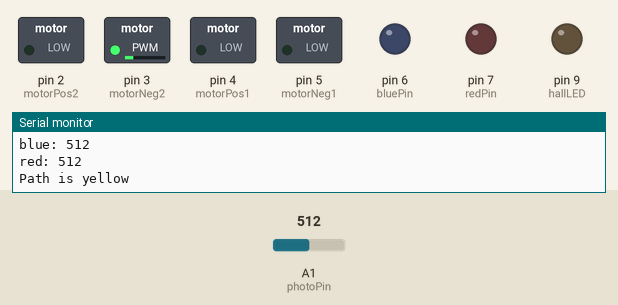
A sketch run on a simulated Arduino Uno, built with avr-gcc and run on an emulated ATmega328P. Shown: switched loads named in the sketch (green lamp = pin HIGH), output pins drawn as LEDs (lit = HIGH), the last lines printed to the serial monitor. Inputs (shaded band) come from the test bench; at power-on: A1 (photoPin) = 512.

Above: at 1.2 s.
1.3 s: A1 (photoPin) set to 90
At 3.1 s:
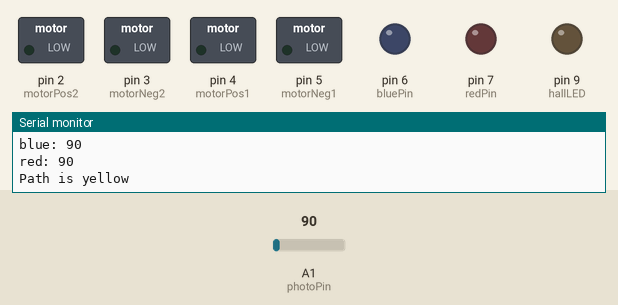
4.3 s: A1 (photoPin) set to 77
At 6.4 s:
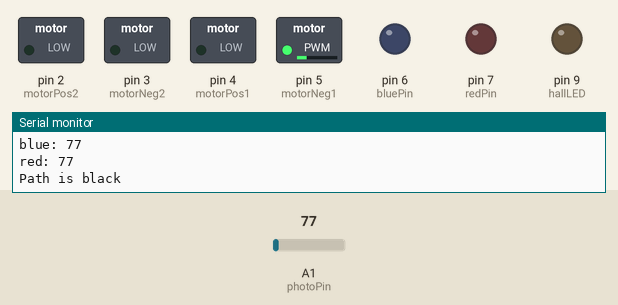
Timing chart, 0 to 13.3 s (numbered marks = the images above; inputs shaded):
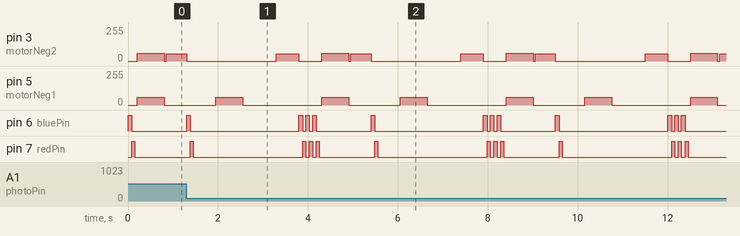

Measured:
- the behaviour switches between 86 and 85 on A1 (photoPin) (found by bisection; images 1 and 2)
- by itself, pin 3 (motorNeg2): repeats every 4.1 s: 0/255 0.05 s, 53/255 0.45 s, 0/255 2.0 s, 53/255 0.50 s, 0/255 0.50 s, 60/255 0.60 s
- by itself, pin 5 (motorNeg1): repeats every 4.1 s: 0/255 1.2 s, 60/255 0.60 s, 0/255 1.8 s, 60/255 0.60 s

The sketch:

PhotoSensor.ino
```cpp
//// Program to flash red and blue LEDs and find path using photodiode

// Constants for photo sensors
int bluePin = 6;
int redPin = 7;
int photoPin = A1;
int path = 0;
  // 1 = yellow
  // 2 = blue
  // 3 = red
  // 4 = black
int voltage = 0;
int threshold = 85;
int flashTime = 60;
bool onBlue = false;
int color = 0;
bool lastCheck= 1; // 0 = left, 1 = right

// Constants for hall sensor
int hallPin = 8;
int hallLED = 9;

// Constants for motion
//int pinPotent1 = A0;
int motorPos1 = 4;
int motorNeg1 = 5;
int motorPos2 = 2;
int motorNeg2 = 3;

bool turningClock1 = false;
bool turningCounter1 = false;
bool turningClock2 = false;
bool turningCounter2 = false;

int motorSpeed1 = 50;
int motorSpeed2 = 50;


void setup() {
  // For motors
  Serial.begin(9600);
  pinMode(motorPos1, OUTPUT);
  pinMode(motorNeg1, OUTPUT);
  pinMode(motorPos2, OUTPUT);
  pinMode(motorNeg2, OUTPUT);

  // For photosensor
  pinMode(bluePin, OUTPUT);
  pinMode(redPin, OUTPUT);
  pinMode(photoPin, INPUT);
  completeStop();

  // For hall effect sensor
  pinMode(hallPin, INPUT);
  pinMode(hallLED, OUTPUT);
  digitalWrite(hallLED, LOW);
}

void loop() {
  //stopAtBlue();
  followBlue();
 // demo();
  color = determineColor();
}


/*****************
 PHOTO SENSOR FUNCTIONS
 *****************/

// Function to determine what color path the robot is on
int determineColor() {
  // Start with both LEDs off
  digitalWrite(bluePin, LOW);
  digitalWrite(redPin, LOW);

  // Turn blue LED on
  digitalWrite(bluePin, HIGH);
  delay(flashTime);

  // Read voltage from photosensor
  voltage = analogRead(photoPin);
  Serial.print("blue: ");
  Serial.println(voltage);
  delay(20);

  // If voltage from blue flash is high, the path is yellow or red
  if (voltage > threshold) {
      // Turn blue LED off and red LED on
      digitalWrite(bluePin, LOW);
      digitalWrite(redPin, HIGH);
      delay(flashTime);

      // Read voltage from photosensor
      voltage = analogRead(photoPin);
      Serial.print("red: ");
      Serial.println(voltage);
      delay(10);

      if (voltage > threshold) {
        path = 1; // yellow
        Serial.println("Path is yellow");
      }
      else {
        path = 2; // blue
        Serial.println("Path is blue");
      }
    }

    // If voltage from blue flash is low, path is blue or black
    else {
      // turn off blue LED, turn on red
      digitalWrite(bluePin, LOW);
      digitalWrite(redPin, HIGH);
      delay(flashTime);

      // check voltage from photosensor
      voltage = analogRead(photoPin);
      Serial.print("red: ");
      Serial.println(voltage);
      delay(10);

      if (voltage > threshold) {
        path = 3; // red
        Serial.println("Path is red");
      }
      else {
        path = 4; // black
        Serial.println("Path is black");
      }
    }
    digitalWrite(redPin, LOW);
    return path;
}


void checkLeft(int speed, int time) {
  turnLeft(speed);
  delay(time);
  color = determineColor();
}

void checkRight(int speed, int time) {
  turnRight(speed);
  delay(time);
  color = determineColor();
}


// Function to move along blue path in straight line
// In order to work, this function will need to be in the main loop by itself.
// Otherwise it will go forward until it drifts off the path once, correct itself,
// and then stop.
void followBlue() {
  color = determineColor();
  while (color == 2) {
    moveForward(55);
    color = determineColor();
  }
  if (color == 3) {
    return;
  }

  completeStop();
  delay(50);
  turnLeft(60);
  delay(600);
  completeStop();
  delay(50);
  moveForward(60);
  delay(450);
  completeStop();
  color = determineColor();
  if (color == 3) {
    return;
  }
  if (color == 2) {
    moveForward(60);
    delay(650);
    completeStop();
    delay(50);
    turnRight(60);
    delay(150);
    completeStop();
    delay(50);
  }

  if (color != 2) {
    delay(500);
    moveBackward(60);
    delay(600);
    completeStop();
    delay(50);
    turnRight(60);
    delay(650);
    completeStop();
    delay(50);
    moveForward(60);
    delay(500);
    completeStop();
    color = determineColor();
  }

}

void followRed() {
  color = determineColor();
  while (color == 3) {
    moveForward(55);
    color = determineColor();
  }

  if (color == 1) {
    return;
  }

  completeStop();
  delay(200);
  turnLeft(60);
  delay(500);
  completeStop();
  delay(200);
  moveForward(150);
  delay(150);
  completeStop();
  color = determineColor();

  if (color == 1) {
    return;
  }

  if(color == 3) {
    moveForward(70);
    delay(300);
    completeStop();
    delay(10);
    turnRight(60);
    delay(150);
    completeStop();
    delay(200);
  }

  if (color != 3) {
    delay(500);
    moveBackward(150);
    delay(180);
    completeStop();
    delay(200);
    turnRight(60);
    delay(1000);
    completeStop();
    delay(200);
    color = determineColor();
  }

}


  /*int turns = 0;
  while (color == 2) {
    moveForward(55);
    color = determineColor();
  }

  completeStop();
  moveBackward(60);
  delay(300);
  completeStop();
  delay(10);

  while (color != 2 && turns <= 2) {
    checkLeft(60, 50);
    turns++;
  }

  if (color == 2) {
    //turnLeft(60);
    //jdelay(100);
    moveForward(50);
    delay(100);
  } else {
    moveBackward(80);
    delay(300);
    while (color != 2) {
      checkRight(60, 50);
    }
    turnLeft(70);
    delay(900);
    moveForward(50);
    delay(100);
  } */

// Function to move forward and stop when blue tape is detected
void stopAtBlue() {
  int color = determineColor();
  while (color != 2) {
    moveForward(50);
    color = determineColor();
  }
  completeStop();
  while(1);
}


// Function to move bot along 90 degree blue arc
// Assumes path arcs to the left
void blueArc90() {
   color = determineColor();
  while (color == 2) {
    moveForward(50);
    color = determineColor();
  }
  if (color == 3) {
    return;
  }

  completeStop();
  delay(200);
  turnLeft(60);
  delay(1500);
  completeStop();
  delay(200);
  moveForward(150);
  delay(150);
  completeStop();
  color = determineColor();
  if(color == 2) {
    moveForward(70);
    delay(300);
    completeStop();
    delay(10);
    turnRight(60);
    delay(80);
    completeStop();
    delay(200);
  }
  if (color == 3) {
    return;
  }
  if (color != 2) {
    delay(500);
    moveBackward(150);
    delay(180);
    completeStop();
    delay(200);
    turnRight(60);
    delay(2000);
    completeStop();
    delay(200);
    color = determineColor();
}
}

// Function to turn right on red and left on blue
void rightRedLeftBlue() {
  int color = determineColor();
  while (color != 2 && color != 3) {
    moveForward(55);
    color = determineColor();
  }
  // If bot reaches blue path, turn left
  if (color == 2) {
    turnLeft(80);
    delay(800);
    while(1) {
      completeStop();
    }
  }
  // If bot reaches red path, turn right
  if (color == 3) {
    turnRight(80);
    delay(800);
    while(1) {
      completeStop();
    }
  }
}

// Function to move along blue line, turn right on red line, stop at yellow path
void demo() {
  while(color != 3) {
    followBlue();
  }
  if (color == 3) {
    turnRight(100);
    delay(700);
    while (color != 1) {
      followRed();
    }
    if (color == 1) {
      completeStop();
      while(1);
    }
  }
}


/*****************
 HALL EFFECT SENSOR FUNCTIONS
 *****************/

void pedestrian() {
  // When Hall sensor detects pedestrian, (south pole, high voltage), light up LED
  while (digitalRead(hallPin) == HIGH) {
    digitalWrite(hallLED, HIGH);
  }
  // When hall sensor no longer detects pedestrian, turn LED off
  digitalWrite(hallLED, LOW);
}


/*******************
  MOTION FUNCTIONS
 ******************/

 void stopMotor1() {
     turningClock1 = false;
     turningCounter1 = false;
     digitalWrite(motorPos1, LOW);
     digitalWrite(motorNeg1, LOW);
}

void stopMotor2() {
     turningClock2 = false;
     turningCounter2 = false;
     digitalWrite(motorPos2, LOW);
     digitalWrite(motorNeg2, LOW);
}

void turnMotorClock1() {
    turningClock1 = true;
    turningCounter1 = false;
    analogWrite(motorPos1, motorSpeed1);
    digitalWrite(motorNeg1, LOW);
}

void turnMotorClock2() {
    turningClock2 = true;
    turningCounter2 = false;
    analogWrite(motorPos2, motorSpeed2);
    digitalWrite(motorNeg2, LOW);
}

void turnMotorCounter1() {
    turningClock1 = false;
    turningCounter1 = true;
    digitalWrite(motorPos1, LOW);
    analogWrite(motorNeg1, motorSpeed1);
}

void turnMotorCounter2() {
    turningClock2= false;
    turningCounter2 = true;
    digitalWrite(motorPos2, LOW);
    analogWrite(motorNeg2, motorSpeed2);
}

void moveForward(int speed) {
    motorSpeed1 = speed;
    motorSpeed2 = speed - 7;
    turnMotorClock1();
    turnMotorCounter2();
}

void moveBackward(int speed) {
    motorSpeed1 = speed;
    motorSpeed2 = speed - 7;
    turnMotorClock2();
    turnMotorCounter1();
}

void turnLeft(int speed) {
    motorSpeed2 = speed;
    motorSpeed1 = speed;
    turnMotorCounter2();
    turnMotorCounter1();
}

void turnRight(int speed) {
    motorSpeed1 = speed;
    motorSpeed2 = speed;
    stopMotor2();
    turnMotorClock1();
    turnMotorClock2();
}

void turnLeft90() {
    motorSpeed2 = 180;
    stopMotor1();
    turnMotorCounter2();
    delay(850);
    stopMotor2();
}

void turnRight90() {
    motorSpeed1 = 180;
    stopMotor2();
    turnMotorClock1();
    delay(900);
    stopMotor1();
}

void turnLeft180() {
    motorSpeed2 = 180;
    stopMotor1();
    turnMotorCounter2();
    delay(1700);
    stopMotor2();
}

void turnRight180() {
    motorSpeed1 = 180;
    stopMotor2();
    turnMotorClock1();
    delay(1800);
    stopMotor1();
}

void completeStop() {
    stopMotor1();
    stopMotor2();
}
```
